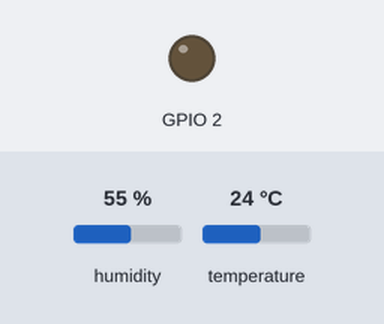
The sketch below on a simulated ESP8266 (NodeMCU). Shown: output pins drawn as LEDs (lit = HIGH). The inputs (shaded band) are chosen by the test bench; at power-on: humidity 55 %, temperature 24 °C. WiFi joins after 1.5 s; servers stay silent unless stated.

Above: at 0.1 s.
At 3.3 s:
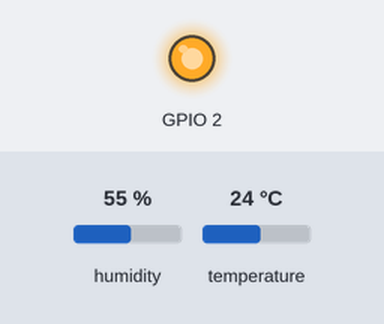
Timing chart, 0 to 4.8 s (numbered marks = the images above):
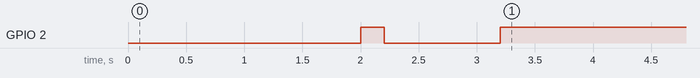

The sketch:

monitorWeb.ino
```cpp
#include <ESP8266WiFi.h>
#include <DHT.h>
#include <ESP8266HTTPClient.h>

const char* ssid = "hsNCE";
//const char* host = "srv03.labnet.nce.ufrj.br";
String servidor = "http://srv03.labnet.nce.ufrj.br";

//int contaFalhas=0;
int contReads = 0;
//inicia o json reads de leituras com {"reads":[{ codificado com url enconding
String reads = "%7B%22reads%22:%5B";
//String reads = "{\"reads\":[";
int id_no = 1;
String place = "sala6";
//Nome da Colecao
String nomecolecao = "sala6";

const int PinoEntradaAM2321= 14; //pinoD5
// Define pino e tipo do sensor DHT
DHT dht(PinoEntradaAM2321, DHT22);

WiFiClient client; //Declarando o cliente WI-FI

void setup(){

  pinMode(2,OUTPUT);
 //Serial.begin(9600);
 //digitalWrite(2,LOW);

  WiFi.begin(ssid);
  while (WiFi.status() != WL_CONNECTED) {
    delay(500);
  }

  //codigo para indicar que conexao com wifi foi estabelecida
  digitalWrite(2,LOW);
  delay(500);
  digitalWrite(2,HIGH);
  delay(200);
  digitalWrite(2,LOW);
  delay(1000);
  digitalWrite(2,HIGH);

  //Serial.println("WI-FI connected.");
  // Inicializa o DHT22
  dht.begin();

}

void(* resetFunc) (void) = 0;

//void enviarBackup(String json){
//
//    if (client.connect(host, 80)) {
//
//        contaFalhas=0;
//
//        //encerra json reads com }]}
//        json.concat("%5D%7D");
////      json.concat("}]}");
//
//        String s = "GET /tempCode/sala6/?leitura=";
//
//        //s.concat(json);
//
//        //Serial.println(s);
//
//        client.println(s);
//        client.println("Host: srv03.labnet.nce.ufrj.br");
//        //client.println("Accept-Charset: utf-8");
//        client.println("Connection: close");
//        client.println();
//
//        while (client.connected()){
//          if (client.available()) {
//            String line = client.readStringUntil('\n');
//          }
//        }
//
//        client.stop();
//
//    }else {
//
//        client.stop();
//        contaFalhas++;
//        if (contaFalhas>5) resetFunc();
//
//    }
//
//    //inicia o json reads de leituras com {"reads":[{ codificado com url enconding
//    reads = "%7B%22reads%22:%5B";
////  reads = "{\"reads\":[";
//
//    //zera contador
//    contReads = 0;
//
//}

void enviar(String json){

  HTTPClient http;
  String url = servidor;
  json.concat("%5D%7D");
//  json.concat("}]}");

  //url.concat("/tempCode/sala6/?leitura=");
  url.concat("/tempCode/");
  url.concat(nomecolecao);
  url.concat("/?leitura=");

  url.concat(json);
  //Serial.println(url);
  http.begin(url);

  // start connection and send HTTP header
  int httpCode = http.GET();
  int auxResp = httpCode - 200;

  //TODO: piscar leds com codigo para indicar erro ou sucesso
  if ((auxResp > 0) && (auxResp < 100)){
//    printf("Funcionou %d",httpCode);

    //pisca por 1 segundo caso envie com sucesso
    //LED BLUE on = LOW/ LED BLUE off = HIGH
    digitalWrite(2,LOW);
    delay(1000);
    digitalWrite(2,HIGH);

  }else{
//    printf("Error:,%d",httpCode);
    //Em caso de erro o led fica aceso ate a proxima leitura ser feita
    //LED BLUE on = LOW/ LED BLUE off = HIGH
    digitalWrite(2,LOW);

  }

  //inicia o json reads de leituras com {"reads":[{ codificado com url enconding
  reads = "%7B%22reads%22:%5B";
//  reads = "{\"reads\":[";
  contReads = 0;

}

String criarJSON(float temp, float umd){

  int timestamp = contReads; //variavel global usada na contagem. paliativo ate conseguirmos incluir millis ou (melhor) gerarmos a estampa de tempo direto no nó.

  //json com leitura de temperatura e umidade que sera incluida no buffer
  String r = "%7B%22temp%22:";
  //String r = "{\"temp\":";

  contReads ++;

  r.concat(String(temp));
  r.concat(",%22umd%22:");
//  r.concat(",\"umd\":");
  r.concat(String(umd));
  r.concat(",%22count%22:");
//  r.concat(",\"count\":");
  r.concat(String(contReads));
  r.concat(",%22timestamp%22:");
//  r.concat(",\"timestamp\":");
  r.concat(String(timestamp));
  r.concat(",%22id_no%22:");
//  r.concat(",\"id_no\":");
  r.concat(String(id_no));
  r.concat(",%22id_sensor%22:null,%22place%22:%22");
///  r.concat(",\"id_sensor\":null,\"place\":\"");
  r.concat(place);
  r.concat("%22%7D");
//  r.concat("\"}");

  return r;

}

void loop(){


    float umd = dht.readHumidity();
    float temp = dht.readTemperature();

    String r = criarJSON(temp, umd);
    reads.concat(r);

    //situacao de emergencia, envio imediato dos dados
    if (temp >= 40){

      enviar(reads);

    }else{
      if(contReads == 15){

        enviar(reads);

      }else{
        //adiciona virgula entre as leituras (read) no json
        reads.concat(",");
      }

    }

    delay(10000);
    //LED BLUE on = LOW/ LED BLUE off = HIGH
    digitalWrite(2,HIGH);

}
```
